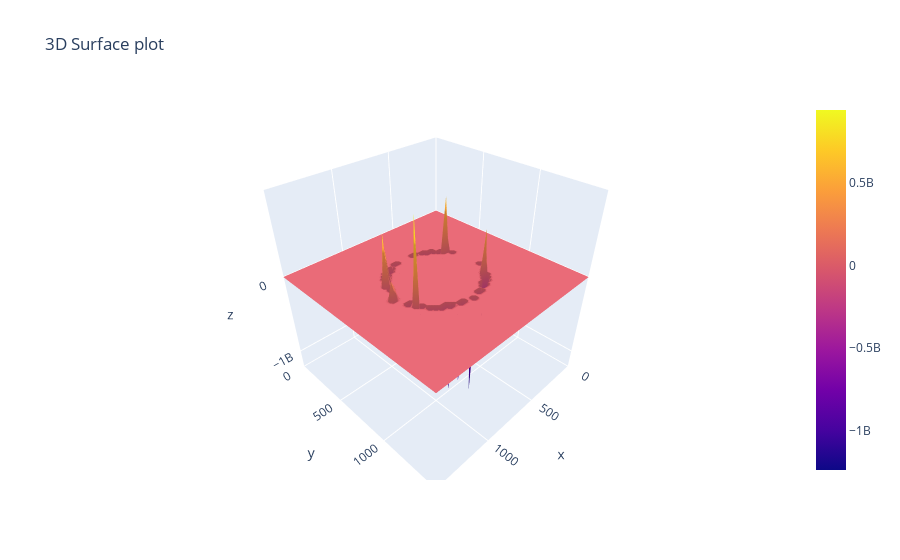

Notebook code cell kept with this figure:
### Code cell
x = np.linspace(minX, maxX, sizeX)
y = np.linspace(minY, maxY, sizeY)

Y, X = np.meshgrid(y, x)

fig = go.Figure(data=[go.Surface(z=dataDY, x=X, y=Y)])
fig.update_layout(
    title='3D Surface plot',
    scene=dict(
        xaxis=dict(nticks=4, range=[minX, maxX],),
        yaxis=dict(nticks=4, range=[minY, maxY],),
        zaxis=dict(nticks=4, range=[np.min(dataDY), np.max(dataDX)],)))

fig.show()

### Figure 1 — Plotly figure (JSON) as saved in the notebook; plotly's stock layout.template omitted (floating-point values rounded to 4 significant figures; data arrays with more than 128 entries replaced by an {"elided": "..."} marker saying what was removed)
{"data": [{"type": "surface", "x": {"elided": "61x61 int values"}, "y": {"elided": "61x61 int values"}, "z": {"elided": "61x61 float values"}}], "layout": {"scene": {"xaxis": {"nticks": 4, "range": [0, 1500]}, "yaxis": {"nticks": 4, "range": [0, 1500]}, "zaxis": {"nticks": 4, "range": [-1237520000, 919903000]}}, "title": {"text": "3D Surface plot"}}}
